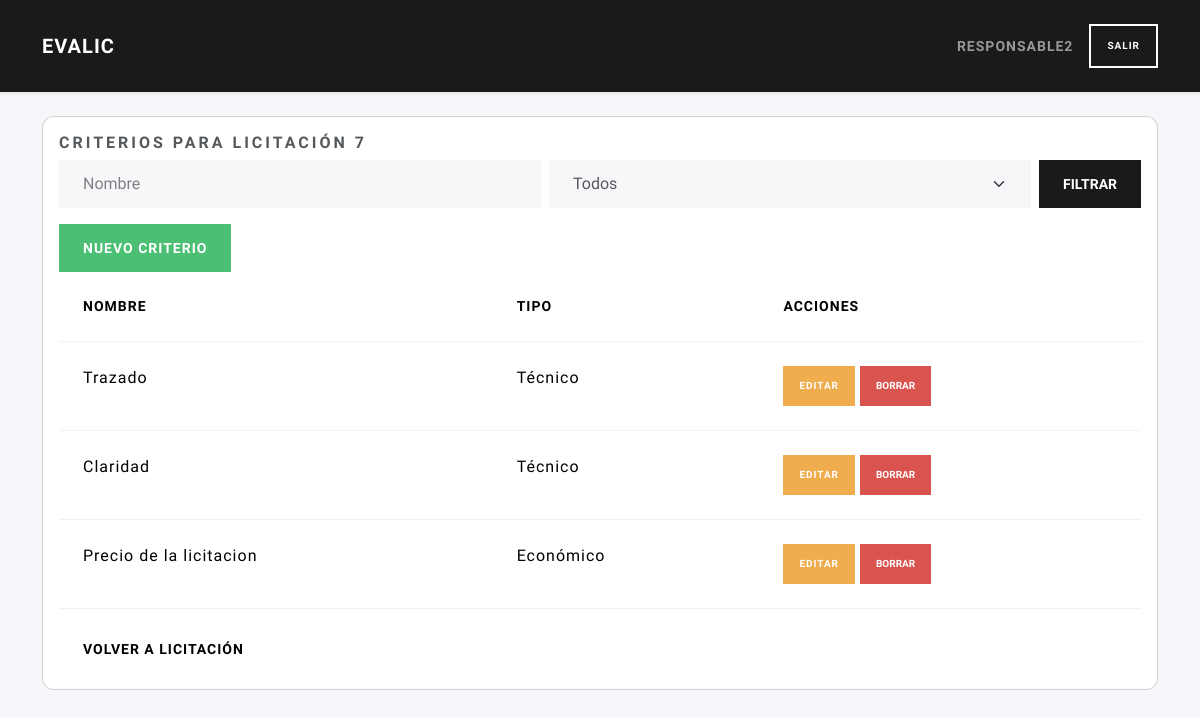
/criterios/7 (signed in), run on the app's committed database.
### tables this page shows
CREATE TABLE criterios (
        id  INTEGER PRIMARY KEY AUTOINCREMENT,
        NombreCriterio TEXT NOT NULL,
        descripcion TEXT,
        peso INTEGER,
        PrecioBase INTEGER,
        PuntuacionMaxima INTEGER,                          
        tipocriterio_id INTEGER NOT NULL,
        licitacion_id INTEGER NOT NULL,
        formula_id INTEGER,                          
        FOREIGN KEY (tipocriterio_id) REFERENCES tipo_criterios(id)
        FOREIGN KEY (licitacion_id) REFERENCES licitaciones(id)
        FOREIGN KEY (formula_id) REFERENCES formulas(id)                                                             
    );

CREATE TABLE tipo_criterios (
        id INTEGER PRIMARY KEY AUTOINCREMENT,
        TipoCriterio TEXT NOT NULL UNIQUE CHECK(TipoCriterio IN ('Técnico','Económico'))
    );

### routes/criterios_routes.py (the view)
@criterios_bp.route('/<int:lic_id>')
def index(lic_id):
    if 'user_id' not in session:
        return redirect(url_for('auth.login'))
    items = listar(lic_id)
    filtro_nombre = request.args.get('filtro_nombre', '').strip()
    filtro_tipo   = request.args.get('filtro_tipo', '')
    if filtro_nombre:
        items = [
            c for c in items
            if filtro_nombre.lower() in (c['NombreCriterio'] or '').lower()
        ]
    if filtro_tipo:
        items = [
            c for c in items
            if c['TipoCriterio'] == filtro_tipo
        ]
    tipo_filtros = [t['TipoCriterio'] for t in tipos()]
    return render_template(
        'criterios/index.html',
        criterios=items,
        lic_id=lic_id,
        tipo_opts=tipo_filtros,  # ahora es lista de strings, no Rows
        request=request
    )

### models/criterios_data.py (called while the page is built)
def list_criterios(db, licitacion_id):
    return db.execute("""
        SELECT c.*, t.TipoCriterio, f.NombreFormula, c.PrecioBase
        FROM criterios c
        JOIN tipo_criterios t ON c.tipocriterio_id=t.id
        LEFT JOIN formulas f ON c.formula_id=f.id
        WHERE c.licitacion_id=?
        ORDER BY c.id
    """, (licitacion_id,)).fetchall()

def list_tipo_criterios(db):
    return db.execute("SELECT * FROM tipo_criterios").fetchall()

### models/dao.py (called while the page is built)
def close_connection(exception):
    db = getattr(g, '_database', None)
    if db is not None:
        db.close()

def get_db(app):
    if 'sqlite_db' not in g:
        g.sqlite_db = sqlite3.connect(
            app.config['DATABASE'],
            detect_types=sqlite3.PARSE_DECLTYPES
        )
        g.sqlite_db.row_factory = sqlite3.Row
    return g.sqlite_db

### services/criterio_service.py (called while the page is built)
def listar(lic_id):
    db = get_db(current_app)
    return list_criterios(db, lic_id)

def tipos():
    db = get_db(current_app)
    return list_tipo_criterios(db)

### templates/criterios/index.html (shortened to what this page needs)
{% extends "base.html" %}
{% block content %}
<div class="card">
  <div class="card-body">
    <h5 class="card-title">Criterios para Licitación {{ lic_id }}</h5>
    <form method="get" class="row g-2 mb-3 align-items-end">
     <div class="col">
       <input
         type="text"
         class="form-control"
         id="filtro_nombre"
         name="filtro_nombre"
         placeholder="Nombre"
         value="{{ request.args.get('filtro_nombre','') }}"
      >
     </div>
     <div class="col">
       <select
         class="form-select"
         id="filtro_tipo"
         name="filtro_tipo"
      >
         <option value="">Todos</option>
       </select>
     </div>
     <div class="col-auto ms-auto">
       <button type="submit" class="btn btn-primary">Filtrar</button>
     </div>
   </form>
    <a href="{{ url_for('criterios.create_criterio_route', lic_id=lic_id) }}" class="btn btn-success mb3">Nuevo Criterio</a>
    <table class="table">
      <thead>
        <tr>
          <th>Nombre</th><th>Tipo</th><th>Acciones</th>
        </tr>
      </thead>
      <tbody>
        {% for c in criterios %}
        <tr>
          <td>{{ c.NombreCriterio }}</td>
          <td>{{ c.TipoCriterio }}</td>
          <td>
            <a href="{{ url_for('criterios.edit_criterio_route', lic_id=lic_id, crit_id=c.id) }}" class="btn btn-sm btn-warning">Editar</a>
            <form method="post" action="{{ url_for('criterios.delete_criterio_route', lic_id=lic_id, crit_id=c.id) }}" style="display:inline">
              <button type="submit" class="btn btn-sm btn-danger" onclick="return confirm('¿Eliminar criterio?')">Borrar</button>
            </form>
          </td>
        </tr>
        {% endfor %}
      </tbody>
    </table>
    <a href="{{ url_for('licitaciones.edit_licitacion_route', lic_id=lic_id) }}" class="btn btn-secondary">Volver a Licitación</a>
  </div>
</div>
{% endblock %}

### templates/base.html (style rules this page uses)
body { background:#f5f7fa; }
.card { border-radius:.75rem; }

### data on the page
criterios: NombreCriterio "Trazado", TipoCriterio "Técnico"
criterios: NombreCriterio "Claridad", TipoCriterio "Técnico"
criterios: NombreCriterio "Precio de la licitacion", TipoCriterio "Económico"

### other printed values
{{ session['username'] }} "RESPONSABLE2"
{{ lic_id }} "7"
